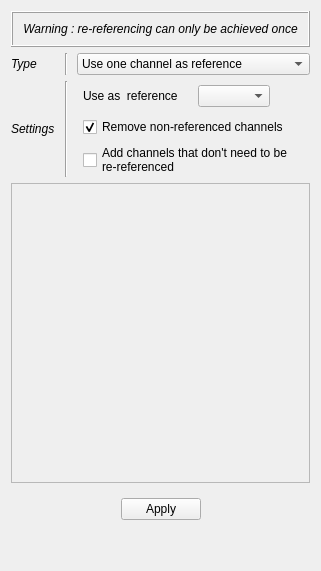
              <widget class="QWidget" name="page_4">
               <layout class="QVBoxLayout" name="verticalLayout_30">
                <item>
                 <widget class="QFrame" name="frame_6">
                  <property name="minimumSize">
                   <size>
                    <width>0</width>
                    <height>0</height>
                   </size>
                  </property>
                  <property name="frameShape">
                   <enum>QFrame::Box</enum>
                  </property>
                  <property name="frameShadow">
                   <enum>QFrame::Raised</enum>
                  </property>
                  <layout class="QHBoxLayout" name="horizontalLayout_11">
                   <item>
                    <widget class="QLabel" name="label_59">
                     <property name="font">
                      <font>
                       <italic>true</italic>
                      </font>
                     </property>
                     <property name="text">
                      <string>Warning : re-referencing can only be achieved once</string>
                     </property>
                     <property name="alignment">
                      <set>Qt::AlignCenter</set>
                     </property>
                    </widget>
                   </item>
                  </layout>
                 </widget>
                </item>
                <item>
                 <layout class="QGridLayout" name="gridLayout_22">
                  <property name="topMargin">
                   <number>0</number>
                  </property>
                  <item row="2" column="3" colspan="2">
                   <widget class="QCheckBox" name="_ToolsRefIgnore">
                    <property name="toolTip">
                     <string>&lt;html&gt;&lt;head/&gt;&lt;body&gt;&lt;p&gt;When this option is checked, channels that are not re-referenced are going to be ignored in the interface  (Ex : if channels is [ O1, O2, O3, Cz, Pz ]  the bipolarized channels will be [ O1, O2-O1, O3-O2, Cz, Pz ] but if this checkbox is activated you will only see the clean version [ O2-O1, 03-O2 ] )&lt;/p&gt;&lt;/body&gt;&lt;/html&gt;</string>
                    </property>
                    <property name="text">
                     <string>Remove non-referenced channels</string>
                    </property>
                    <property name="checked">
                     <bool>true</bool>
                    </property>
                   </widget>
                  </item>
                  <item row="1" column="3" colspan="2">
                   <widget class="QWidget" name="_ToolsRefSingleW" native="true">
                    <property name="minimumSize">
                     <size>
                      <width>0</width>
                      <height>30</height>
                     </size>
                    </property>
                    <layout class="QGridLayout" name="gridLayout_16">
                     <property name="leftMargin">
                      <number>0</number>
                     </property>
                     <property name="topMargin">
                      <number>0</number>
                     </property>
                     <property name="rightMargin">
                      <number>0</number>
                     </property>
                     <property name="bottomMargin">
                      <number>0</number>
                     </property>
                     <property name="spacing">
                      <number>0</number>
                     </property>
                     <item row="0" column="0">
                      <widget class="QLabel" name="label_56">
                       <property name="text">
                        <string>Use as  reference</string>
                       </property>
                      </widget>
                     </item>
                     <item row="0" column="2">
                      <widget class="QComboBox" name="_ToolsRefLst">
                       <property name="toolTip">
                        <string>&lt;html&gt;&lt;head/&gt;&lt;body&gt;&lt;p&gt;Channel to use as the reference&lt;/p&gt;&lt;/body&gt;&lt;/html&gt;</string>
                       </property>
                      </widget>
                     </item>
                     <item row="0" column="1">
                      <spacer name="horizontalSpacer_30">
                       <property name="orientation">
                        <enum>Qt::Horizontal</enum>
                       </property>
                       <property name="sizeType">
                        <enum>QSizePolicy::Minimum</enum>
                       </property>
                       <property name="sizeHint" stdset="0">
                        <size>
                         <width>20</width>
                         <height>20</height>
                        </size>
                       </property>
                      </spacer>
                     </item>
                     <item row="0" column="3">
                      <spacer name="horizontalSpacer_25">
                       <property name="orientation">
                        <enum>Qt::Horizontal</enum>
                       </property>
                       <property name="sizeHint" stdset="0">
                        <size>
                         <width>40</width>
                         <height>20</height>
                        </size>
                       </property>
                      </spacer>
                     </item>
                    </layout>
                   </widget>
                  </item>
                  <item row="0" column="1">
                   <widget class="Line" name="line_6">
                    <property name="minimumSize">
                     <size>
                      <width>10</width>
                      <height>0</height>
                     </size>
                    </property>
                    <property name="orientation">
                     <enum>Qt::Vertical</enum>
                    </property>
                   </widget>
                  </item>
                  <item row="0" column="0">
                   <widget class="QLabel" name="label_60">
                    <property name="font">
                     <font>
                      <italic>true</italic>
                     </font>
                    </property>
                    <property name="text">
                     <string>Type</string>
                    </property>
                   </widget>
                  </item>
                  <item row="1" column="0" rowspan="3">
                   <widget class="QLabel" name="label_61">
                    <property name="font">
                     <font>
                      <italic>true</italic>
                     </font>
                    </property>
                    <property name="text">
                     <string>Settings</string>
                    </property>
                   </widget>
                  </item>
                  <item row="1" column="1" rowspan="3">
                   <widget class="Line" name="line_21">
                    <property name="minimumSize">
                     <size>
                      <width>10</width>
                      <height>0</height>
                     </size>
                    </property>
                    <property name="orientation">
                     <enum>Qt::Vertical</enum>
                    </property>
                   </widget>
                  </item>
                  <item row="3" column="3" colspan="2">
                   <widget class="QCheckBox" name="_ToolsRefIgn">
                    <property name="toolTip">
                     <string>&lt;html&gt;&lt;head/&gt;&lt;body&gt;&lt;p&gt;If some channels doesn't need to be re-referenced, and if you want to visualize them, be sure to deactivate &amp;quot;Ignore non-referenced channels&amp;quot;&lt;/p&gt;&lt;/body&gt;&lt;/html&gt;</string>
                    </property>
                    <property name="text">
                     <string>Add channels that don't need to be
re-referenced</string>
                    </property>
                   </widget>
                  </item>
                  <item row="0" column="2" colspan="3">
                   <widget class="QComboBox" name="_ToolsRefMeth">
                    <item>
                     <property name="text">
                      <string>Use one channel as reference</string>
                     </property>
                    </item>
                    <item>
                     <property name="text">
                      <string>Common average</string>
                     </property>
                    </item>
                    <item>
                     <property name="text">
                      <string>Bipolarization</string>
                     </property>
                    </item>
                   </widget>
                  </item>
                 </layout>
                </item>
                <item>
                 <widget class="QWidget" name="_ToolsRefGrp" native="true">
                  <property name="minimumSize">
                   <size>
                    <width>0</width>
                    <height>30</height>
                   </size>
                  </property>
                  <layout class="QVBoxLayout" name="verticalLayout_18">
                   <property name="spacing">
                    <number>6</number>
                   </property>
                   <property name="leftMargin">
                    <number>0</number>
                   </property>
                   <property name="topMargin">
                    <number>0</number>
                   </property>
                   <property name="rightMargin">
                    <number>0</number>
                   </property>
                   <property name="bottomMargin">
                    <number>0</number>
                   </property>
                   <item>
                    <widget class="QScrollArea" name="_ToolsRefIgnArea">
                     <property name="minimumSize">
                      <size>
                       <width>0</width>
                       <height>300</height>
                      </size>
                     </property>
                     <property name="widgetResizable">
                      <bool>true</bool>
                     </property>
                     <widget class="QWidget" name="scrollAreaWidgetContents">
                      <property name="geometry">
                       <rect>
                        <x>0</x>
                        <y>0</y>
                        <width>98</width>
                        <height>298</height>
                       </rect>
                      </property>
                      <layout class="QVBoxLayout" name="verticalLayout_2">
                       <item>
                        <layout class="QGridLayout" name="_ToolsRefIgnGrd"/>
                       </item>
                       <item>
                        <spacer name="verticalSpacer_2">
                         <property name="orientation">
                          <enum>Qt::Vertical</enum>
                         </property>
                         <property name="sizeHint" stdset="0">
                          <size>
                           <width>20</width>
                           <height>40</height>
                          </size>
                         </property>
                        </spacer>
                       </item>
                      </layout>
                     </widget>
                    </widget>
                   </item>
                   <item>
                    <layout class="QHBoxLayout" name="horizontalLayout_9">
                     <property name="topMargin">
                      <number>9</number>
                     </property>
                     <item>
                      <spacer name="horizontalSpacer_20">
                       <property name="orientation">
                        <enum>Qt::Horizontal</enum>
                       </property>
                       <property name="sizeHint" stdset="0">
                        <size>
                         <width>40</width>
                         <height>20</height>
                        </size>
                       </property>
                      </spacer>
                     </item>
                     <item>
                      <widget class="QPushButton" name="_ToolsRefApply">
                       <property name="text">
                        <string>Apply</string>
                       </property>
                      </widget>
                     </item>
                     <item>
                      <spacer name="horizontalSpacer_21">
                       <property name="orientation">
                        <enum>Qt::Horizontal</enum>
                       </property>
                       <property name="sizeHint" stdset="0">
                        <size>
                         <width>40</width>
                         <height>20</height>
                        </size>
                       </property>
                      </spacer>
                     </item>
                    </layout>
                   </item>
                  </layout>
                 </widget>
                </item>
                <item>
                 <spacer name="verticalSpacer_4">
                  <property name="orientation">
                   <enum>Qt::Vertical</enum>
                  </property>
                  <property name="sizeHint" stdset="0">
                   <size>
                    <width>20</width>
                    <height>40</height>
                   </size>
                  </property>
                 </spacer>
                </item>
               </layout>
               <zorder>frame_6</zorder>
               <zorder></zorder>
               <zorder>_ToolsRefGrp</zorder>
               <zorder>verticalSpacer_4</zorder>
              </widget>
